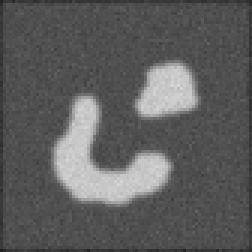
#> input picture data/img/twoObj.bmp, 84 x 84 px, found by its file name (shown 3 times larger)
$ python levelset.py
#> lines starting #> are read from the running program, lines starting #| are printed output that depends on the picture
import numpy as np
import scipy.ndimage
import scipy.signal
import matplotlib.pyplot as plt
from skimage import io, color


def imshow(img):
    plt.imshow(img, cmap='Greys_r')
    plt.show()


def dot(x, y, axis=0):
    return np.sum(x * y, axis=axis)


def grad(x):
    return np.array(np.gradient(x))


def norm(x):
    return np.sqrt(np.sum(np.square(x), axis=0))


def curvature(phi):
    dphi = grad(phi)
    dphiy, dphix = dphi
    dphiyy, dphiyx = grad(dphiy)
    dphixy, dphixx = grad(dphix)

    kappa = (dphixx*dphiy**2 - 2*dphix*dphiy*dphixy + dphiyy*dphix**2) / (1. + norm(dphi)**3)

    return kappa


def stopping_fun(img):
    return 1. / (1. + norm(grad(img))**2)


dt = 1.
alpha = 1.


if __name__ == '__main__':
    # Load image and convert to grayscale
    img = io.imread('data/img/twoObj.bmp')
#> img is the input picture: shape (84, 84); min 34, max 214, mean 93.8
    img = color.rgb2gray(img)

    assert len(img.shape) == 2

    # Preprocessing: mean substraction and denoising (by applying Gaussian blur)
    img = img - np.mean(img)
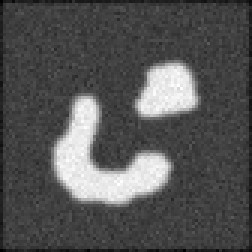
#> img: shape (84, 84) float64 (shown 3 times larger); min -59.77, max 120.2, mean 0; drawn with min black and max white
    img_smooth = scipy.ndimage.filters.gaussian_filter(img, 2)
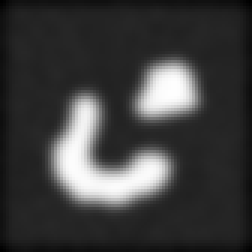
#> img_smooth: shape (84, 84) float64 (shown 3 times larger); min -34.67, max 107.2, mean 0; drawn with min black and max white

    g = stopping_fun(img_smooth)
#> in norm, `return np.sqrt(np.sum(np.square(x), axis=0))`:
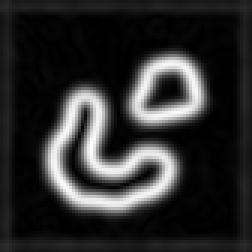
#> returned value: shape (84, 84) float64 (shown 3 times larger); min 0.0102, max 21.51, mean 3.8; drawn with min black and max white
#> in stopping_fun, `return 1. / (1. + norm(grad(img))**2)`:
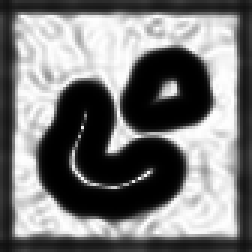
#> returned value: shape (84, 84) float64 (shown 3 times larger); min 0.00216, max 1, mean 0.475
    dg = grad(g)

    # Initialize surface function phi
    # 5px from image border with value 5 and -5 elsewhere
    # The 0 level curve would be a square curve
    phi = 5 * np.ones_like(img)
    phi[5:-5, 5:-5] = -5.

    for i in range(100):
        # Calculate grad phi's norm
        dphi = grad(phi)
        dphi_norm = norm(dphi)
        kappa = curvature(phi)

        # Solve level set equation's PDE
        phi = phi + dt * (g*dphi_norm + g*kappa*dphi_norm + dot(dg, dphi))

        if i % 10 == 0:
            plt.imshow(img, cmap='Greys_r')
            plt.hold(True)
            plt.contour(phi, 0, colors='r', linewidths=[3])
            plt.draw()
            plt.hold(False)
            plt.show()

#> (the run stopped early here; a loop or call above may not have finished)
